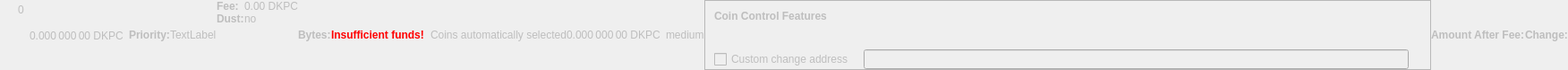
    <widget class="QWidget" name="dummyHideWidget" native="true">
     <property name="enabled">
      <bool>false</bool>
     </property>
     <property name="maximumSize">
      <size>
       <width>100</width>
       <height>22</height>
      </size>
     </property>
     <layout class="QHBoxLayout" name="dummyHideLayout">
      <property name="spacing">
       <number>0</number>
      </property>
      <property name="leftMargin">
       <number>0</number>
      </property>
      <property name="topMargin">
       <number>0</number>
      </property>
      <property name="rightMargin">
       <number>0</number>
      </property>
      <property name="bottomMargin">
       <number>0</number>
      </property>
      <item>
       <layout class="QFormLayout" name="formLayoutCoinControl1">
        <property name="horizontalSpacing">
         <number>10</number>
        </property>
        <property name="verticalSpacing">
         <number>14</number>
        </property>
        <property name="leftMargin">
         <number>10</number>
        </property>
        <property name="topMargin">
         <number>4</number>
        </property>
        <property name="rightMargin">
         <number>6</number>
        </property>
        <item row="0" column="1">
         <widget class="QLabel" name="labelCoinControlBytes">
          <property name="cursor">
           <cursorShape>IBeamCursor</cursorShape>
          </property>
          <property name="contextMenuPolicy">
           <enum>Qt::ActionsContextMenu</enum>
          </property>
          <property name="text">
           <string notr="true">0</string>
          </property>
          <property name="textInteractionFlags">
           <set>Qt::LinksAccessibleByMouse|Qt::TextSelectableByKeyboard|Qt::TextSelectableByMouse</set>
          </property>
         </widget>
        </item>
       </layout>
      </item>
      <item>
       <widget class="QLabel" name="labelCoinControlAfterFee">
        <property name="enabled">
         <bool>false</bool>
        </property>
        <property name="sizePolicy">
         <sizepolicy hsizetype="Fixed" vsizetype="Fixed">
          <horstretch>0</horstretch>
          <verstretch>0</verstretch>
         </sizepolicy>
        </property>
        <property name="minimumSize">
         <size>
          <width>111</width>
          <height>12</height>
         </size>
        </property>
        <property name="maximumSize">
         <size>
          <width>111</width>
          <height>12</height>
         </size>
        </property>
        <property name="cursor">
         <cursorShape>IBeamCursor</cursorShape>
        </property>
        <property name="contextMenuPolicy">
         <enum>Qt::ActionsContextMenu</enum>
        </property>
        <property name="text">
         <string notr="true">0.000 000 00 DKPC</string>
        </property>
        <property name="textInteractionFlags">
         <set>Qt::LinksAccessibleByMouse|Qt::TextSelectableByKeyboard|Qt::TextSelectableByMouse</set>
        </property>
       </widget>
      </item>
      <item>
       <widget class="QLabel" name="labelCoinControlPriorityText">
        <property name="enabled">
         <bool>false</bool>
        </property>
        <property name="font">
         <font>
          <weight>75</weight>
          <bold>true</bold>
         </font>
        </property>
        <property name="text">
         <string>Priority:</string>
        </property>
       </widget>
      </item>
      <item>
       <layout class="QHBoxLayout" name="horizontalLayout">
        <item>
         <widget class="QLabel" name="WarningLabel">
          <property name="text">
           <string>TextLabel</string>
          </property>
         </widget>
        </item>
       </layout>
      </item>
      <item>
       <layout class="QFormLayout" name="formLayoutCoinControl3">
        <property name="horizontalSpacing">
         <number>0</number>
        </property>
        <property name="verticalSpacing">
         <number>0</number>
        </property>
        <property name="leftMargin">
         <number>0</number>
        </property>
        <property name="topMargin">
         <number>0</number>
        </property>
        <property name="rightMargin">
         <number>0</number>
        </property>
        <item row="0" column="0">
         <widget class="QLabel" name="labelCoinControlFeeText">
          <property name="enabled">
           <bool>false</bool>
          </property>
          <property name="font">
           <font>
            <weight>75</weight>
            <bold>true</bold>
           </font>
          </property>
          <property name="text">
           <string>Fee:</string>
          </property>
          <property name="margin">
           <number>0</number>
          </property>
         </widget>
        </item>
        <item row="0" column="1">
         <widget class="QLabel" name="labelCoinControlFee">
          <property name="enabled">
           <bool>false</bool>
          </property>
          <property name="cursor">
           <cursorShape>IBeamCursor</cursorShape>
          </property>
          <property name="contextMenuPolicy">
           <enum>Qt::ActionsContextMenu</enum>
          </property>
          <property name="text">
           <string notr="true">0.00 DKPC</string>
          </property>
          <property name="textInteractionFlags">
           <set>Qt::LinksAccessibleByMouse|Qt::TextSelectableByKeyboard|Qt::TextSelectableByMouse</set>
          </property>
         </widget>
        </item>
        <item row="1" column="0">
         <widget class="QLabel" name="labelCoinControlLowOutputText">
          <property name="enabled">
           <bool>false</bool>
          </property>
          <property name="font">
           <font>
            <weight>75</weight>
            <bold>true</bold>
           </font>
          </property>
          <property name="text">
           <string>Dust:</string>
          </property>
         </widget>
        </item>
        <item row="1" column="1">
         <widget class="QLabel" name="labelCoinControlLowOutput">
          <property name="enabled">
           <bool>false</bool>
          </property>
          <property name="cursor">
           <cursorShape>IBeamCursor</cursorShape>
          </property>
          <property name="contextMenuPolicy">
           <enum>Qt::ActionsContextMenu</enum>
          </property>
          <property name="text">
           <string>no</string>
          </property>
          <property name="textInteractionFlags">
           <set>Qt::LinksAccessibleByMouse|Qt::TextSelectableByKeyboard|Qt::TextSelectableByMouse</set>
          </property>
         </widget>
        </item>
       </layout>
      </item>
      <item>
       <widget class="QLabel" name="labelCoinControlBytesText">
        <property name="enabled">
         <bool>false</bool>
        </property>
        <property name="font">
         <font>
          <weight>75</weight>
          <bold>true</bold>
         </font>
        </property>
        <property name="text">
         <string>Bytes:</string>
        </property>
       </widget>
      </item>
      <item>
       <layout class="QFormLayout" name="formLayoutCoinControl2">
        <property name="horizontalSpacing">
         <number>0</number>
        </property>
        <property name="verticalSpacing">
         <number>0</number>
        </property>
        <property name="leftMargin">
         <number>0</number>
        </property>
        <property name="topMargin">
         <number>0</number>
        </property>
        <property name="rightMargin">
         <number>0</number>
        </property>
       </layout>
      </item>
      <item>
       <layout class="QHBoxLayout" name="horizontalLayoutCoinControl2">
        <property name="spacing">
         <number>0</number>
        </property>
        <property name="bottomMargin">
         <number>0</number>
        </property>
       </layout>
      </item>
      <item>
       <widget class="QLabel" name="labelCoinControlInsuffFunds">
        <property name="enabled">
         <bool>false</bool>
        </property>
        <property name="minimumSize">
         <size>
          <width>0</width>
          <height>0</height>
         </size>
        </property>
        <property name="font">
         <font>
          <weight>75</weight>
          <bold>true</bold>
         </font>
        </property>
        <property name="styleSheet">
         <string notr="true">color:red;font-weight:bold;</string>
        </property>
        <property name="text">
         <string>Insufficient funds!</string>
        </property>
        <property name="margin">
         <number>5</number>
        </property>
       </widget>
      </item>
      <item>
       <layout class="QFormLayout" name="formLayoutCoinControl4">
        <property name="horizontalSpacing">
         <number>0</number>
        </property>
        <property name="verticalSpacing">
         <number>0</number>
        </property>
        <property name="leftMargin">
         <number>0</number>
        </property>
        <property name="topMargin">
         <number>0</number>
        </property>
        <property name="rightMargin">
         <number>0</number>
        </property>
       </layout>
      </item>
      <item>
       <widget class="QLabel" name="labelCoinControlChangeLabel">
        <property name="enabled">
         <bool>false</bool>
        </property>
        <property name="sizePolicy">
         <sizepolicy hsizetype="Preferred" vsizetype="Expanding">
          <horstretch>0</horstretch>
          <verstretch>0</verstretch>
         </sizepolicy>
        </property>
        <property name="minimumSize">
         <size>
          <width>0</width>
          <height>0</height>
         </size>
        </property>
        <property name="text">
         <string/>
        </property>
        <property name="margin">
         <number>3</number>
        </property>
       </widget>
      </item>
      <item>
       <widget class="QLabel" name="labelCoinControlAutomaticallySelected">
        <property name="enabled">
         <bool>false</bool>
        </property>
        <property name="sizePolicy">
         <sizepolicy hsizetype="Fixed" vsizetype="Fixed">
          <horstretch>0</horstretch>
          <verstretch>0</verstretch>
         </sizepolicy>
        </property>
        <property name="minimumSize">
         <size>
          <width>0</width>
          <height>0</height>
         </size>
        </property>
        <property name="maximumSize">
         <size>
          <width>240</width>
          <height>16777215</height>
         </size>
        </property>
        <property name="text">
         <string>Coins automatically selected</string>
        </property>
        <property name="margin">
         <number>5</number>
        </property>
       </widget>
      </item>
      <item>
       <widget class="QLabel" name="labelCoinControlChange">
        <property name="enabled">
         <bool>false</bool>
        </property>
        <property name="sizePolicy">
         <sizepolicy hsizetype="Fixed" vsizetype="Fixed">
          <horstretch>0</horstretch>
          <verstretch>0</verstretch>
         </sizepolicy>
        </property>
        <property name="minimumSize">
         <size>
          <width>111</width>
          <height>0</height>
         </size>
        </property>
        <property name="maximumSize">
         <size>
          <width>111</width>
          <height>16777215</height>
         </size>
        </property>
        <property name="cursor">
         <cursorShape>IBeamCursor</cursorShape>
        </property>
        <property name="contextMenuPolicy">
         <enum>Qt::ActionsContextMenu</enum>
        </property>
        <property name="text">
         <string notr="true">0.000 000 00 DKPC</string>
        </property>
        <property name="textInteractionFlags">
         <set>Qt::LinksAccessibleByMouse|Qt::TextSelectableByKeyboard|Qt::TextSelectableByMouse</set>
        </property>
       </widget>
      </item>
      <item>
       <widget class="QLabel" name="labelCoinControlPriority">
        <property name="enabled">
         <bool>false</bool>
        </property>
        <property name="cursor">
         <cursorShape>IBeamCursor</cursorShape>
        </property>
        <property name="contextMenuPolicy">
         <enum>Qt::ActionsContextMenu</enum>
        </property>
        <property name="text">
         <string>medium</string>
        </property>
        <property name="textInteractionFlags">
         <set>Qt::LinksAccessibleByMouse|Qt::TextSelectableByKeyboard|Qt::TextSelectableByMouse</set>
        </property>
       </widget>
      </item>
      <item>
       <widget class="QFrame" name="frameCoinControl">
        <property name="sizePolicy">
         <sizepolicy hsizetype="Expanding" vsizetype="Expanding">
          <horstretch>0</horstretch>
          <verstretch>0</verstretch>
         </sizepolicy>
        </property>
        <property name="maximumSize">
         <size>
          <width>16777215</width>
          <height>16777215</height>
         </size>
        </property>
        <property name="frameShape">
         <enum>QFrame::StyledPanel</enum>
        </property>
        <property name="frameShadow">
         <enum>QFrame::Sunken</enum>
        </property>
        <layout class="QVBoxLayout" name="verticalLayoutCoinControl2_2">
         <property name="spacing">
          <number>0</number>
         </property>
         <property name="leftMargin">
          <number>0</number>
         </property>
         <property name="topMargin">
          <number>0</number>
         </property>
         <property name="rightMargin">
          <number>0</number>
         </property>
         <property name="bottomMargin">
          <number>0</number>
         </property>
         <item>
          <layout class="QVBoxLayout" name="verticalLayoutCoinControl" stretch="0,0,0,1">
           <property name="spacing">
            <number>0</number>
           </property>
           <property name="leftMargin">
            <number>10</number>
           </property>
           <property name="topMargin">
            <number>10</number>
           </property>
           <item>
            <layout class="QHBoxLayout" name="horizontalLayoutCoinControl1">
             <property name="bottomMargin">
              <number>15</number>
             </property>
             <item>
              <widget class="QLabel" name="labelCoinControlFeatures">
               <property name="enabled">
                <bool>false</bool>
               </property>
               <property name="sizePolicy">
                <sizepolicy hsizetype="Preferred" vsizetype="Maximum">
                 <horstretch>0</horstretch>
                 <verstretch>0</verstretch>
                </sizepolicy>
               </property>
               <property name="font">
                <font>
                 <weight>75</weight>
                 <bold>true</bold>
                </font>
               </property>
               <property name="styleSheet">
                <string notr="true">font-weight:bold;</string>
               </property>
               <property name="text">
                <string>Coin Control Features</string>
               </property>
              </widget>
             </item>
            </layout>
           </item>
           <item>
            <widget class="QWidget" name="widgetCoinControl" native="true">
             <property name="sizePolicy">
              <sizepolicy hsizetype="Preferred" vsizetype="Preferred">
               <horstretch>0</horstretch>
               <verstretch>0</verstretch>
              </sizepolicy>
             </property>
             <property name="minimumSize">
              <size>
               <width>0</width>
               <height>0</height>
              </size>
             </property>
             <property name="styleSheet">
              <string notr="true"/>
             </property>
             <layout class="QHBoxLayout" name="horizontalLayoutCoinControl5_2">
              <property name="leftMargin">
               <number>0</number>
              </property>
              <property name="topMargin">
               <number>0</number>
              </property>
              <property name="rightMargin">
               <number>0</number>
              </property>
              <property name="bottomMargin">
               <number>0</number>
              </property>
              <item>
               <layout class="QHBoxLayout" name="horizontalLayoutCoinControl3">
                <property name="spacing">
                 <number>20</number>
                </property>
                <property name="topMargin">
                 <number>0</number>
                </property>
                <property name="bottomMargin">
                 <number>10</number>
                </property>
               </layout>
              </item>
             </layout>
            </widget>
           </item>
           <item>
            <layout class="QHBoxLayout" name="horizontalLayoutCoinControl4" stretch="0,0,0">
             <property name="spacing">
              <number>12</number>
             </property>
             <property name="sizeConstraint">
              <enum>QLayout::SetDefaultConstraint</enum>
             </property>
             <property name="topMargin">
              <number>5</number>
             </property>
             <property name="rightMargin">
              <number>5</number>
             </property>
             <item>
              <widget class="QCheckBox" name="checkBoxCoinControlChange">
               <property name="enabled">
                <bool>false</bool>
               </property>
               <property name="toolTip">
                <string>If this is activated, but the change address is empty or invalid, change will be sent to a newly generated address.</string>
               </property>
               <property name="text">
                <string>Custom change address</string>
               </property>
              </widget>
             </item>
             <item>
              <widget class="QValidatedLineEdit" name="lineEditCoinControlChange">
               <property name="enabled">
                <bool>false</bool>
               </property>
               <property name="sizePolicy">
                <sizepolicy hsizetype="Expanding" vsizetype="Fixed">
                 <horstretch>0</horstretch>
                 <verstretch>0</verstretch>
                </sizepolicy>
               </property>
              </widget>
             </item>
             <item>
              <widget class="QLabel" name="labelCoinControlChangeLabel_2">
               <property name="sizePolicy">
                <sizepolicy hsizetype="Preferred" vsizetype="Expanding">
                 <horstretch>0</horstretch>
                 <verstretch>0</verstretch>
                </sizepolicy>
               </property>
               <property name="minimumSize">
                <size>
                 <width>0</width>
                 <height>0</height>
                </size>
               </property>
               <property name="text">
                <string/>
               </property>
               <property name="margin">
                <number>3</number>
               </property>
              </widget>
             </item>
            </layout>
           </item>
           <item>
            <spacer name="verticalSpacerCoinControl">
             <property name="orientation">
              <enum>Qt::Vertical</enum>
             </property>
             <property name="sizeHint" stdset="0">
              <size>
               <width>800</width>
               <height>1</height>
              </size>
             </property>
            </spacer>
           </item>
          </layout>
         </item>
        </layout>
       </widget>
      </item>
      <item>
       <widget class="QLabel" name="labelCoinControlAfterFeeText">
        <property name="enabled">
         <bool>false</bool>
        </property>
        <property name="minimumSize">
         <size>
          <width>0</width>
          <height>0</height>
         </size>
        </property>
        <property name="maximumSize">
         <size>
          <width>16777215</width>
          <height>16777215</height>
         </size>
        </property>
        <property name="font">
         <font>
          <weight>75</weight>
          <bold>true</bold>
         </font>
        </property>
        <property name="text">
         <string>Amount After Fee:</string>
        </property>
        <property name="alignment">
         <set>Qt::AlignLeading|Qt::AlignLeft|Qt::AlignVCenter</set>
        </property>
        <property name="margin">
         <number>0</number>
        </property>
       </widget>
      </item>
      <item>
       <widget class="QLabel" name="labelCoinControlChangeText">
        <property name="enabled">
         <bool>false</bool>
        </property>
        <property name="sizePolicy">
         <sizepolicy hsizetype="Preferred" vsizetype="Preferred">
          <horstretch>0</horstretch>
          <verstretch>0</verstretch>
         </sizepolicy>
        </property>
        <property name="minimumSize">
         <size>
          <width>0</width>
          <height>0</height>
         </size>
        </property>
        <property name="maximumSize">
         <size>
          <width>16777215</width>
          <height>16777215</height>
         </size>
        </property>
        <property name="font">
         <font>
          <weight>75</weight>
          <bold>true</bold>
         </font>
        </property>
        <property name="text">
         <string>Change:</string>
        </property>
        <property name="alignment">
         <set>Qt::AlignLeading|Qt::AlignLeft|Qt::AlignVCenter</set>
        </property>
       </widget>
      </item>
     </layout>
    </widget>
